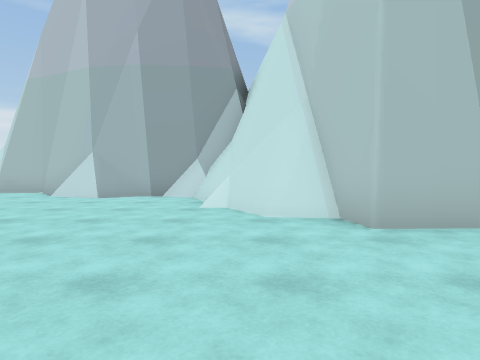
view 1 (above)

20 first-person views from a walk through a Unity game level. The camera is 1.2 m above the floor, tilts 2° down and sees 75° across. The floor is counted in squares, 1.8 m on a side. Each view is taken from the middle of a square. On the plan, view 1 faces up. The plan holds only what a view shows up to about 10 squares ahead; the rest is blank. The place goes on beyond the plan. The player character is not drawn.

view 2
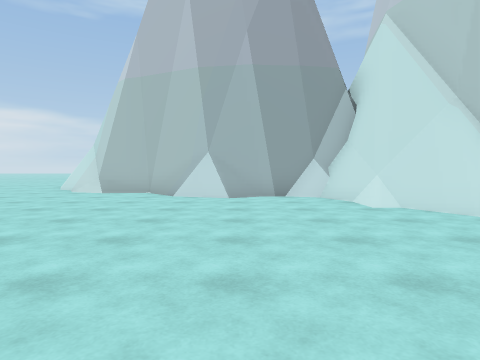

view 3
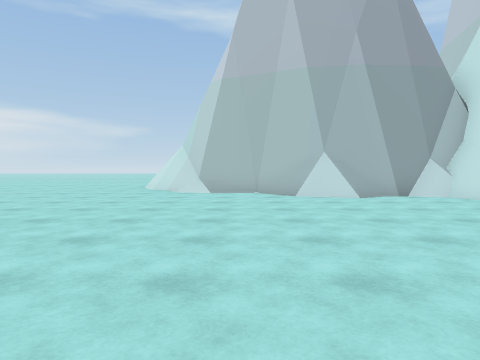

view 4
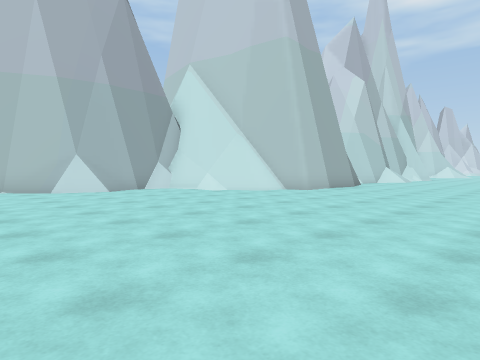

view 5
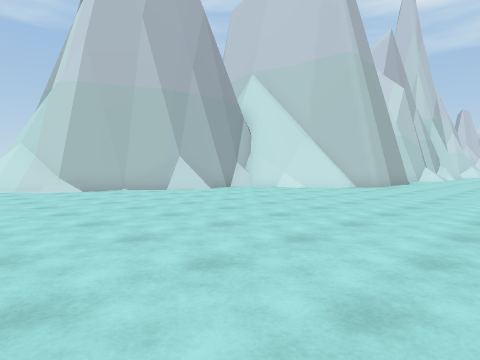

view 6
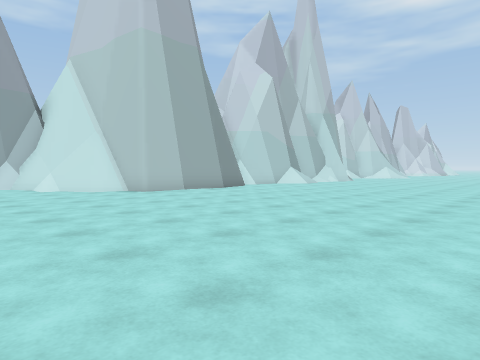

view 7
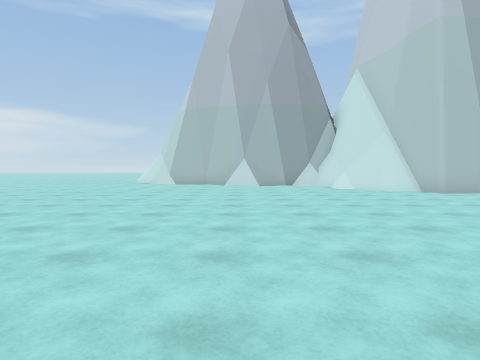

view 8
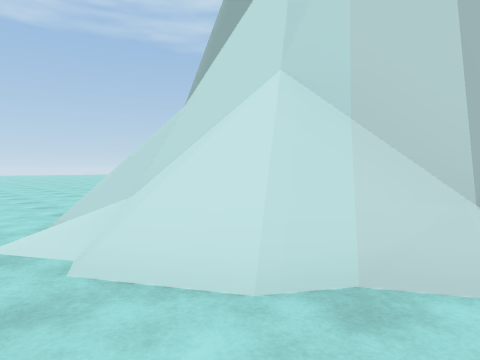

view 9
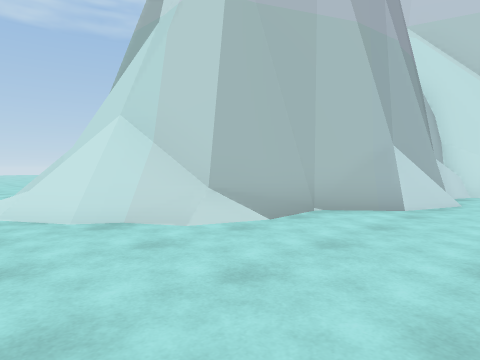

view 10
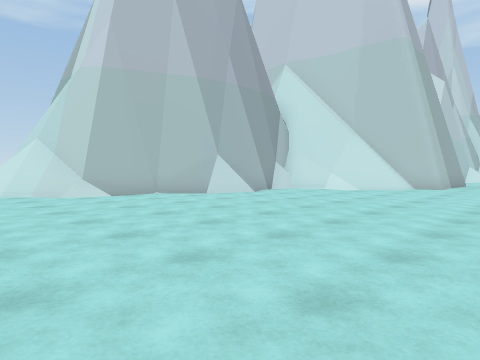

view 11
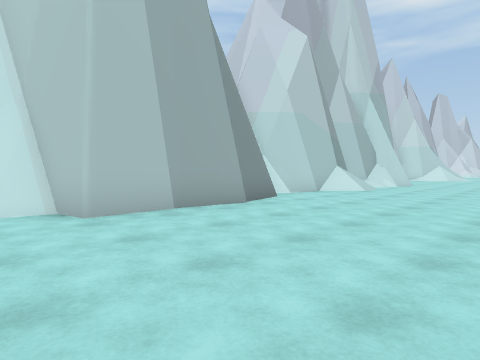

view 12
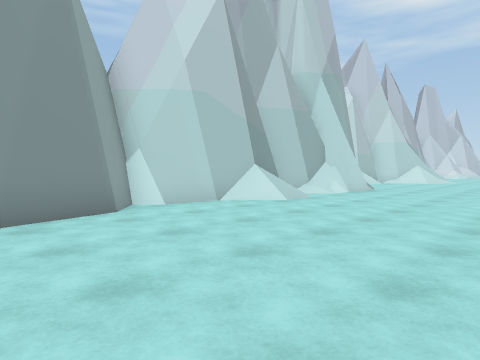

view 13
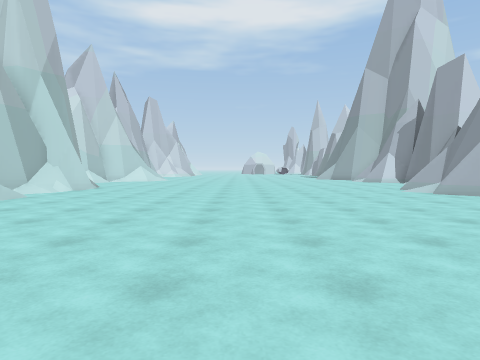

view 14
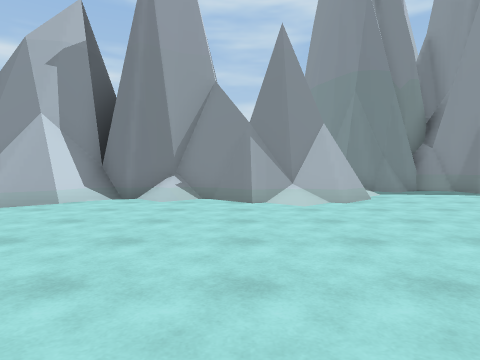

view 15
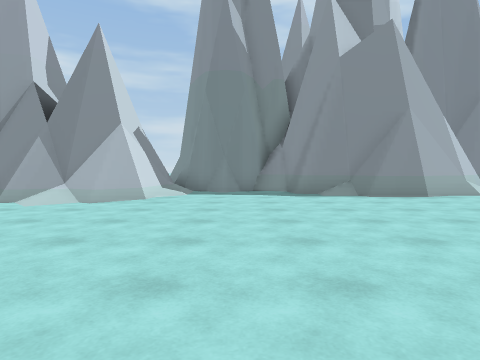

view 16
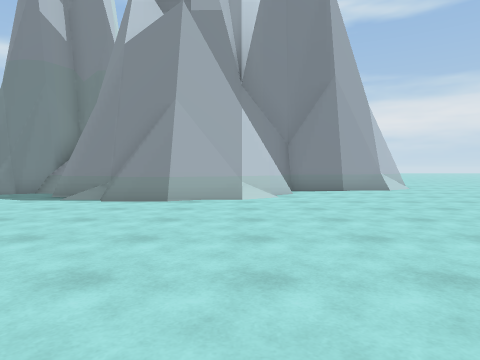

view 17
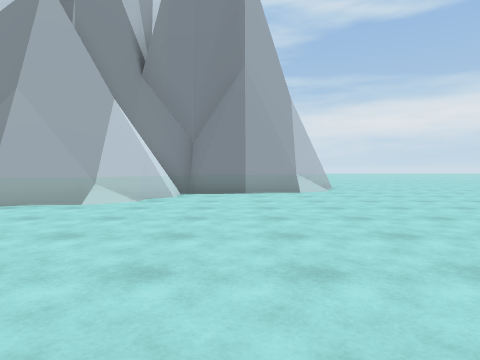

view 18
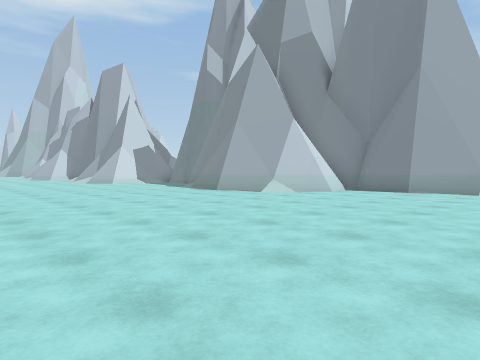

view 19
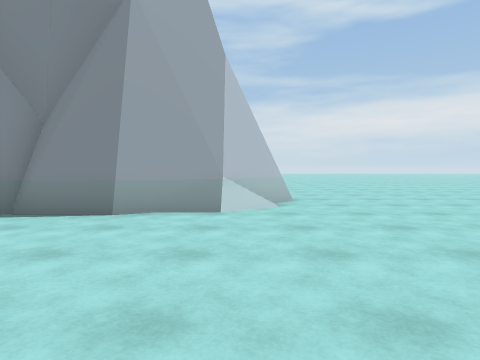

view 20
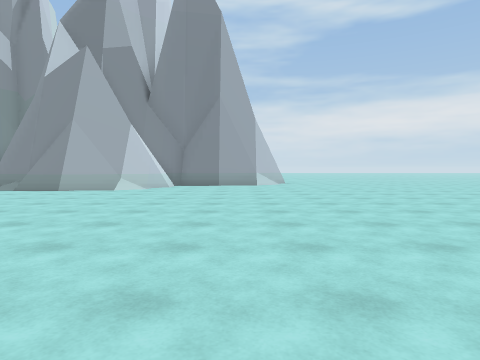

### Floor plan
Key: @ floor where view 1 was taken; # wall or solid block; x gap in a wall; . floor; / step, stairs or slope; = window, fence, low wall or low ledge; ^ raised ledge.
Columns run from 10 left of view 1 to 15 right of it. Each row starts with its distance up from view 1.
 20   ..
 19  ...
 18  ...
 17  ...
 16  ..
 15  ..
 14  .
 13 ./#
 12 ./#
 11 ./#
 10 ./###
  9 ..//###
  8 ......######
  7 ..........##^
  6 ..........###
  5 ..........=/#   #### #
  4 ............#####..######
  3 .......................//
  2 ..........................
  1 ..........................
  0 ..........@..............
 -1 ........................
 -2 ........................
 -3 ........................
 -4 ........................
 -5 ........................
 -6 ........................
 -7 ......................//
 -8 ...............///...##/
 -9 ............../###///###
-10 ....../###..../#######
-11 .....######.///#
-12 .....#    #### #
-13 ..####
-14 .##
-15 x

Where each view was taken, in squares from view 1:
view 1: 0 up, 0 right, facing up
view 2: 0 up, 3 left, facing up
view 3: 0 up, 6 left, facing up
view 4: 2 down, 7 left, facing up-right
view 5: 1 down, 10 left, facing up-right
view 6: 5 down, 3 left, facing up-right
view 7: 5 down, 4 left, facing up
view 8: 9 up, 10 left, facing up-right
view 9: 6 up, 10 left, facing up-right
view 10: 1 up, 10 left, facing up-right
view 11: 1 down, 0 right, facing up-right
view 12: 1 down, 4 right, facing up-right
view 13: 2 down, 3 right, facing right
view 14: 2 down, 7 right, facing down
view 15: 2 down, 2 right, facing down
view 16: 3 down, 4 left, facing down
view 17: 4 down, 7 left, facing down
view 18: 3 down, 10 left, facing down-right
view 19: 8 down, 9 left, facing down
view 20: 0 up, 8 left, facing down
